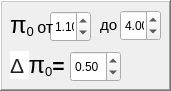
   <widget class="QFrame" name="frame_2">
    <property name="geometry">
     <rect>
      <x>570</x>
      <y>30</y>
      <width>171</width>
      <height>91</height>
     </rect>
    </property>
    <property name="frameShape">
     <enum>QFrame::WinPanel</enum>
    </property>
    <property name="frameShadow">
     <enum>QFrame::Raised</enum>
    </property>
    <widget class="QDoubleSpinBox" name="dblSpinBox_5">
     <property name="geometry">
      <rect>
       <x>50</x>
       <y>11</y>
       <width>41</width>
       <height>31</height>
      </rect>
     </property>
     <property name="wrapping">
      <bool>true</bool>
     </property>
     <property name="decimals">
      <number>2</number>
     </property>
     <property name="minimum">
      <double>1.100000000000000</double>
     </property>
     <property name="maximum">
      <double>5.000000000000000</double>
     </property>
     <property name="singleStep">
      <double>0.050000000000000</double>
     </property>
     <property name="value">
      <double>1.100000000000000</double>
     </property>
    </widget>
    <widget class="QLabel" name="lbl_4">
     <property name="geometry">
      <rect>
       <x>10</x>
       <y>10</y>
       <width>51</width>
       <height>31</height>
      </rect>
     </property>
     <property name="text">
      <string>&lt;html&gt;&lt;head/&gt;&lt;body&gt;&lt;p&gt;&lt;span style=&quot; font-family:'Times New Roman,serif'; font-size:18pt;&quot;&gt;π&lt;/span&gt;&lt;span style=&quot; font-size:16pt; vertical-align:sub;&quot;&gt;0 &lt;/span&gt;&lt;span style=&quot; font-size:12pt;&quot;&gt;от &lt;/span&gt;&lt;/p&gt;&lt;/body&gt;&lt;/html&gt;</string>
     </property>
    </widget>
    <widget class="QLabel" name="lbl_8">
     <property name="geometry">
      <rect>
       <x>100</x>
       <y>10</y>
       <width>21</width>
       <height>31</height>
      </rect>
     </property>
     <property name="text">
      <string>&lt;html&gt;&lt;head/&gt;&lt;body&gt;&lt;p&gt;&lt;span style=&quot; font-size:11pt;&quot;&gt;до&lt;/span&gt;&lt;/p&gt;&lt;/body&gt;&lt;/html&gt;</string>
     </property>
    </widget>
    <widget class="QDoubleSpinBox" name="dblSpinBox_6">
     <property name="geometry">
      <rect>
       <x>120</x>
       <y>10</y>
       <width>41</width>
       <height>31</height>
      </rect>
     </property>
     <property name="wrapping">
      <bool>true</bool>
     </property>
     <property name="decimals">
      <number>2</number>
     </property>
     <property name="minimum">
      <double>1.100000000000000</double>
     </property>
     <property name="maximum">
      <double>5.000000000000000</double>
     </property>
     <property name="singleStep">
      <double>0.050000000000000</double>
     </property>
     <property name="value">
      <double>4.000000000000000</double>
     </property>
    </widget>
    <widget class="QLabel" name="lbl_3">
     <property name="geometry">
      <rect>
       <x>10</x>
       <y>50</y>
       <width>61</width>
       <height>31</height>
      </rect>
     </property>
     <property name="text">
      <string>&lt;html&gt;&lt;head/&gt;&lt;body&gt;&lt;p&gt;&lt;span style=&quot; font-family:'arial,sans-serif'; font-size:16pt; color:#222222; background-color:#ffffff;&quot;&gt;Δ &lt;/span&gt;&lt;span style=&quot; font-family:'Times New Roman,serif'; font-size:18pt;&quot;&gt;π&lt;/span&gt;&lt;span style=&quot; font-size:16pt; vertical-align:sub;&quot;&gt;0&lt;/span&gt;&lt;span style=&quot; font-family:'Times New Roman,serif'; font-size:16pt; font-weight:600;&quot;&gt;=&lt;/span&gt;&lt;/p&gt;&lt;/body&gt;&lt;/html&gt;</string>
     </property>
    </widget>
    <widget class="QDoubleSpinBox" name="dblSpinBox_2">
     <property name="geometry">
      <rect>
       <x>70</x>
       <y>51</y>
       <width>51</width>
       <height>31</height>
      </rect>
     </property>
     <property name="wrapping">
      <bool>true</bool>
     </property>
     <property name="decimals">
      <number>2</number>
     </property>
     <property name="minimum">
      <double>0.000000000000000</double>
     </property>
     <property name="maximum">
      <double>1.000000000000000</double>
     </property>
     <property name="singleStep">
      <double>0.050000000000000</double>
     </property>
     <property name="value">
      <double>0.500000000000000</double>
     </property>
    </widget>
   </widget>
